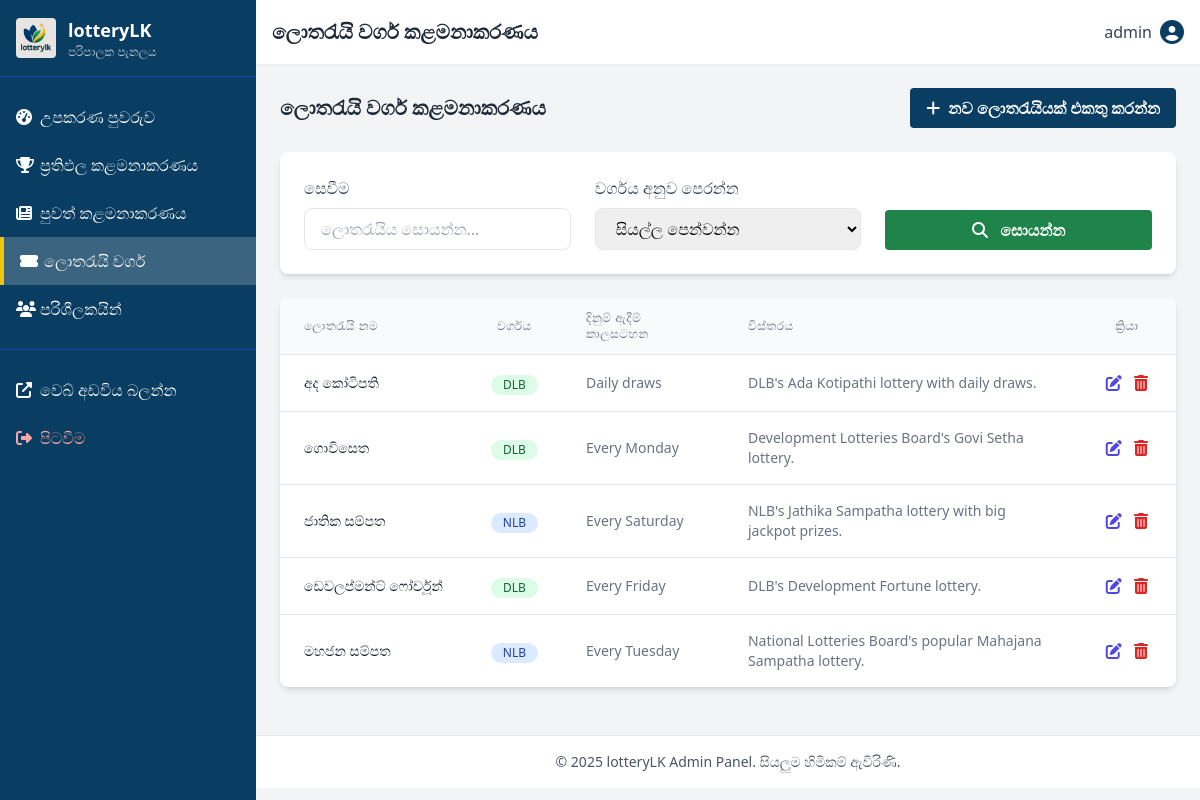
The page /admin/manage_lottery_types.php (signed in) on the database its author committed.
### tables this page shows
CREATE TABLE IF NOT EXISTS lotteries (
    id INT AUTO_INCREMENT PRIMARY KEY,
    name VARCHAR(255) NOT NULL,
    type VARCHAR(50),  
    draw_schedule VARCHAR(255),
    description TEXT,
    image_path VARCHAR(255) NULL  
);

### includes/db_connect.php (called while the page is built, shortened)
<?php
try {
    $db_connected = true;
} catch (PDOException $e) {
    $error_message = "දත්ත සමුදාය සම්බන්ධතාවය අසාර්ථක විය. කරුණාකර පසුව නැවත උත්සාහ කරන්න.";
    $db_connected = false;
    error_log("Database connection failed: " . $e->getMessage(), 0);
}

### includes/functions.php (called while the page is built, shortened)
<?php
function shorten_text($text, $length = 150, $append = '...') {
    return $text;
}

### admin/manage_lottery_types.php (the view, shortened to what this page needs)
<?php
include '../includes/db_connect.php';
include '../includes/functions.php';
include 'includes_admin/admin_header.php';
$lotteries = [];
$search = isset($_GET['search']) ? sanitize_input($_GET['search']) : '';
$filter_type = isset($_GET['type']) ? sanitize_input($_GET['type']) : '';
$filtered = !empty($search) || !empty($filter_type);
if (isset($pdo) && $db_connected) {
    try {
        $sql = 'SELECT * FROM lotteries WHERE 1=1';
        $sql .= ' ORDER BY name';
        $stmt = $pdo->prepare($sql);
        $stmt->execute();
        $lotteries = $stmt->fetchAll();
    } catch (PDOException $e) {
        error_log("Database error in manage_lottery_types.php (get): " . $e->getMessage(), 0);
        echo '<div class="bg-red-100 border border-red-400 text-red-700 px-4 py-3 rounded mb-6">
            <p>දත්ත සමුදායෙන් තොරතුරු ලබා ගැනීමේදී දෝෂයක් ඇති විය.</p>
        </div>';
    }
}
?>
<div class="flex justify-between items-center mb-6">
    <h2 class="text-xl font-bold text-gray-800">ලොතරැයි වර්ග කළමනාකරණය</h2>
    <button id="open-add-lottery-modal" class="bg-primaryBlue hover:bg-blue-700 text-white font-bold py-2 px-4 rounded flex items-center">
        <i class="fas fa-plus mr-2"></i> නව ලොතරැයියක් එකතු කරන්න
    </button>
</div>
<div class="bg-white rounded-lg shadow-md p-6 mb-6">
    <form action="manage_lottery_types.php" method="get" class="grid grid-cols-1 md:grid-cols-3 gap-6">
        <div>
            <label for="search" class="block text-gray-700 mb-2">සෙවීම</label>
            <input type="text" id="search" name="search" value="<?php echo htmlspecialchars($search); ?>" placeholder="ලොතරැයිය සොයන්න..." class="w-full px-4 py-2 border rounded-lg focus:outline-none focus:ring-2 focus:ring-primaryBlue">
        </div>
        <div>
            <label for="type" class="block text-gray-700 mb-2">වර්ගය අනුව පෙරන්න</label>
            <select id="type" name="type" class="w-full px-4 py-2 border rounded-lg focus:outline-none focus:ring-2 focus:ring-primaryBlue">
                <option value="">සියල්ල පෙන්වන්න</option>
            </select>
        </div>
        <div class="flex items-end space-x-4">
            <button type="submit" class="bg-primaryGreen hover:bg-green-700 text-white font-bold py-2 px-4 rounded flex-1">
                <i class="fas fa-search mr-2"></i> සොයන්න
            </button>
        </div>
    </form>
</div>
<div class="bg-white rounded-lg shadow-md overflow-hidden mb-6">
    <?php if (empty($lotteries)): ?>
    <div class="p-6 text-center text-gray-500">
        <i class="fas fa-ticket-alt text-3xl mb-3"></i>
        <p>ලොතරැයි හමු නොවීය. <?php echo $filtered ? 'කරුණාකර වෙනත් පෙරීම් පරාමිතීන් උත්සාහ කරන්න.' : 'නව ලොතරැයියක් එකතු කරන්න.'; ?></p>
    </div>
    <?php else: ?>
    <div class="overflow-x-auto">
        <table class="min-w-full divide-y divide-gray-200">
            <thead class="bg-gray-50">
                <tr>
                    <th class="px-6 py-3 text-left text-xs font-medium text-gray-500 uppercase tracking-wider">ලොතරැයි නම</th>
                    <th class="px-6 py-3 text-center text-xs font-medium text-gray-500 uppercase tracking-wider">වර්ගය</th>
                    <th class="px-6 py-3 text-left text-xs font-medium text-gray-500 uppercase tracking-wider hidden md:table-cell">දිනුම් ඇදීම් කාලසටහන</th>
                    <th class="px-6 py-3 text-left text-xs font-medium text-gray-500 uppercase tracking-wider hidden lg:table-cell">විස්තරය</th>
                    <th class="px-6 py-3 text-center text-xs font-medium text-gray-500 uppercase tracking-wider">ක්‍රියා</th>
                </tr>
            </thead>
            <tbody class="bg-white divide-y divide-gray-200">
                <?php foreach ($lotteries as $lottery): ?>
                <tr class="hover:bg-gray-50">
                    <td class="px-6 py-4 whitespace-nowrap">
                        <div class="text-sm font-medium text-gray-900"><?php echo htmlspecialchars($lottery['name']); ?></div>
                    </td>
                    <td class="px-6 py-4 whitespace-nowrap text-center">
                        <span class="inline-flex items-center px-3 py-0.5 rounded-full text-xs font-medium <?php echo ($lottery['type'] == 'NLB') ? 'bg-blue-100 text-blue-800' : 'bg-green-100 text-green-800'; ?>">
                            <?php echo htmlspecialchars($lottery['type']); ?>
                        </span>
                    </td>
                    <td class="px-6 py-4 whitespace-nowrap hidden md:table-cell">
                        <div class="text-sm text-gray-500"><?php echo htmlspecialchars($lottery['draw_schedule']); ?></div>
                    </td>
                    <td class="px-6 py-4 hidden lg:table-cell">
                        <div class="text-sm text-gray-500"><?php echo htmlspecialchars(shorten_text($lottery['description'], 100)); ?></div>
                    </td>
                    <td class="px-6 py-4 whitespace-nowrap text-center">
                        <button data-id="<?php echo $lottery['id']; ?>" class="edit-lottery-btn text-indigo-600 hover:text-indigo-900 mx-1" title="සංස්කරණය කරන්න">
                            <i class="fas fa-edit"></i>
                        </button>
                        <button data-id="<?php echo $lottery['id']; ?>" data-name="<?php echo htmlspecialchars($lottery['name']); ?>" class="delete-lottery-btn text-red-600 hover:text-red-900 mx-1" title="මකා දමන්න">
                            <i class="fas fa-trash-alt"></i>
                        </button>
                    </td>
                </tr>
                <?php endforeach; ?>
            </tbody>
        </table>
    </div>
    <?php endif; ?>
</div>
<?php
include 'includes_admin/admin_footer.php';
?>

### rows shown on the page
lotteries: name "අද කෝටිපති", type "DLB", draw_schedule "Daily draws", description "DLB's Ada Kotipathi lottery with daily draws."
lotteries: name "ගොවිසෙත", type "DLB", draw_schedule "Every Monday", description "Development Lotteries Board's Govi Setha lottery."
lotteries: name "ජාතික සම්පත", type "NLB", draw_schedule "Every Saturday", description "NLB's Jathika Sampatha lottery with big jackpot prizes."
lotteries: name "ඩෙවලප්මන්ට් ෆෝර්චූන්", type "DLB", draw_schedule "Every Friday", description "DLB's Development Fortune lottery."
lotteries: name "මහජන සම්පත", type "NLB", draw_schedule "Every Tuesday", description "National Lotteries Board's popular Mahajana Sampatha lottery."

### other values the page prints
$_SESSION['admin_username'] "admin"
